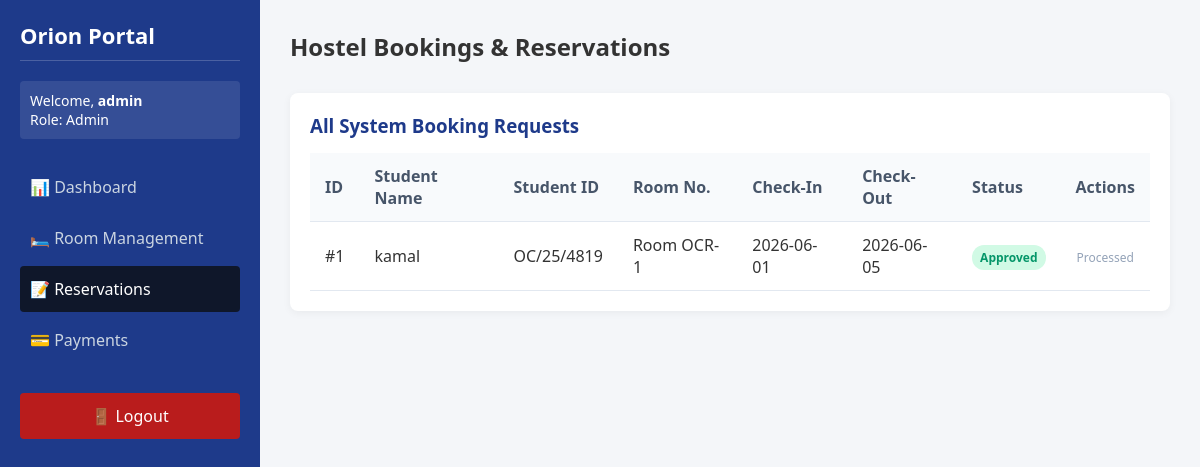
/reservations.php (signed in), run on the app's committed database.
### tables this page shows
CREATE TABLE `reservations` (
  `id` int(11) NOT NULL,
  `student_name` varchar(100) NOT NULL,
  `student_id` varchar(50) NOT NULL,
  `room_id` int(11) NOT NULL,
  `reservation_date` timestamp NOT NULL DEFAULT current_timestamp(),
  `check_in` date NOT NULL,
  `check_out` date NOT NULL,
  `status` varchar(20) DEFAULT 'Pending'
);

CREATE TABLE `rooms` (
  `id` int(11) NOT NULL,
  `room_number` varchar(20) NOT NULL,
  `room_type` varchar(50) NOT NULL,
  `capacity` int(11) NOT NULL,
  `price` decimal(10,2) NOT NULL,
  `status` varchar(20) DEFAULT 'Available',
  `image` varchar(255) DEFAULT NULL
);

### reservations.php (the view, shortened to what this page needs)
<?php
require_once 'db_connect.php';
$user_role = $_SESSION['role'];
$username = $_SESSION['username'];
if ($user_role === 'Admin') {
    $res_query = "SELECT r.*, rm.room_number FROM reservations r JOIN rooms rm ON r.room_id = rm.id ORDER BY r.id DESC";
} else {
    $res_query = "SELECT r.*, rm.room_number FROM reservations r JOIN rooms rm ON r.room_id = rm.id WHERE r.student_name = '" . $conn->real_escape_string($username) . "' ORDER BY r.id DESC";
}
$res_result = $conn->query($res_query);
?>
<!DOCTYPE html>
<html lang="en">
<head>
    <link rel="stylesheet" href="style.css">
</head>
<body>
    <div class="dashboard-wrapper">
        <aside class="sidebar">
            <h3>Orion Portal</h3>
            <div class="user-info">
                <p>Welcome, <strong><?php echo htmlspecialchars($username); ?></strong></p>
                <span>Role: <?php echo htmlspecialchars($user_role); ?></span>
            </div>
            <nav class="nav-menu">
                <a href="dashboard.php">📊 Dashboard</a>
                <?php if ($user_role === 'Admin'): ?>
                    <a href="rooms.php">🛏️ Room Management</a>
                <?php endif; ?>
                <a href="reservations.php" class="active">📝 Reservations</a>
                <a href="payments.php">💳 Payments</a>
                <a href="logout.php" class="logout-btn">🚪 Logout</a>
            </nav>
        </aside>
        <main class="main-content">
            <header class="content-header">
                <h2>Hostel Bookings & Reservations</h2>
            </header>
            <section class="table-section">
                <h3><?php echo ($user_role === 'Admin') ? "All System Booking Requests" : "Your Reservation History"; ?></h3>
                <table class="data-table">
                    <thead>
                        <tr>
                            <th>ID</th>
                            <th>Student Name</th>
                            <th>Student ID</th>
                            <th>Room No.</th>
                            <th>Check-In</th>
                            <th>Check-Out</th>
                            <th>Status</th>
                            <?php if ($user_role === 'Admin'): ?>
                                <th style="text-align: center;">Actions</th>
                            <?php endif; ?>
                        </tr>
                    </thead>
                    <tbody>
                        <?php if ($res_result->num_rows > 0): ?>
                            <?php while($row = $res_result->fetch_assoc()): ?>
                                <tr>
                                    <td>#<?php echo $row['id']; ?></td>
                                    <td><?php echo htmlspecialchars($row['student_name']); ?></td>
                                    <td><?php echo htmlspecialchars($row['student_id']); ?></td>
                                    <td>Room <?php echo htmlspecialchars($row['room_number']); ?></td>
                                    <td><?php echo $row['check_in']; ?></td>
                                    <td><?php echo $row['check_out']; ?></td>
                                    <td>
                                        <span class="status-badge status-<?php echo strtolower($row['status']); ?>">
                                            <?php echo htmlspecialchars($row['status']); ?>
                                        </span>
                                    </td>
                                    <?php if ($user_role === 'Admin'): ?>
                                        <td style="text-align: center;">
                                            <?php if ($row['status'] === 'Pending'): ?>
                                                <a href="reservations.php?action=approve&res_id=<?php echo $row['id']; ?>" class="status-badge status-approved" style="text-decoration: none; margin-right: 5px;">Approve</a>
                                                <a href="reservations.php?action=reject&res_id=<?php echo $row['id']; ?>" class="status-badge status-rejected" style="text-decoration: none;">Reject</a>
                                            <?php else: ?>
                                                <span style="font-size: 12px; color: #94a3b8;">Processed</span>
                                            <?php endif; ?>
                                        </td>
                                    <?php endif; ?>
                                </tr>
                            <?php endwhile; ?>
                        <?php else: ?>
                            <tr>
                                <td colspan="<?php echo ($user_role === 'Admin') ? '8' : '7'; ?>" style="text-align: center;">No reservation records found.</td>
                            </tr>
                        <?php endif; ?>
                    </tbody>
                </table>
            </section>
        </main>
    </div>
</body>
</html>

### style.css (style rules this page uses)
* { box-sizing: border-box; margin: 0; padding: 0; font-family: 'Segoe UI', Tahoma, Geneva, Verdana, sans-serif; }
body { background: #f4f6f9; color: #333; }
.dashboard-wrapper { display: flex; min-height: 100vh; }
.sidebar { width: 260px; background: #1e3a8a; color: white; padding: 20px; }
.sidebar h3 { font-size: 22px; margin-bottom: 20px; border-bottom: 1px solid rgba(255,255,255,0.2); padding-bottom: 10px; }
.user-info { margin-bottom: 25px; font-size: 14px; background: rgba(255,255,255,0.1); padding: 10px; border-radius: 4px; }
.nav-menu a { display: block; color: #cbd5e1; text-decoration: none; padding: 12px 10px; margin-bottom: 5px; border-radius: 4px; transition: 0.3s; }
.nav-menu a:hover, .nav-menu a.active { background: #0f172a; color: white; }
.nav-menu a.logout-btn { background: #b91c1c; margin-top: 30px; text-align: center; color: white; }
.main-content { flex: 1; padding: 30px; }
.content-header { margin-bottom: 30px; }
.table-section { background: white; padding: 20px; border-radius: 8px; box-shadow: 0 2px 8px rgba(0,0,0,0.05); }
.table-section h3 { margin-bottom: 15px; color: #1e3a8a; }
.data-table { width: 100%; border-collapse: collapse; text-align: left; }
.data-table th, .data-table td { padding: 12px 15px; border-bottom: 1px solid #e2e8f0; }
.data-table th { background: #f8fafc; color: #475569; }
.status-badge { padding: 4px 8px; border-radius: 12px; font-size: 12px; font-weight: bold; }
.status-approved { background: #d1fae5; color: #059669; }

### data on the page
reservations: id "1", student_name "kamal", student "OC/25/4819", room.room_number "OCR-1", check_in "2026-06-01", check_out "2026-06-05", status "Approved", shows "Processed"

### other printed values
$username "admin"
$user_role "Admin"
